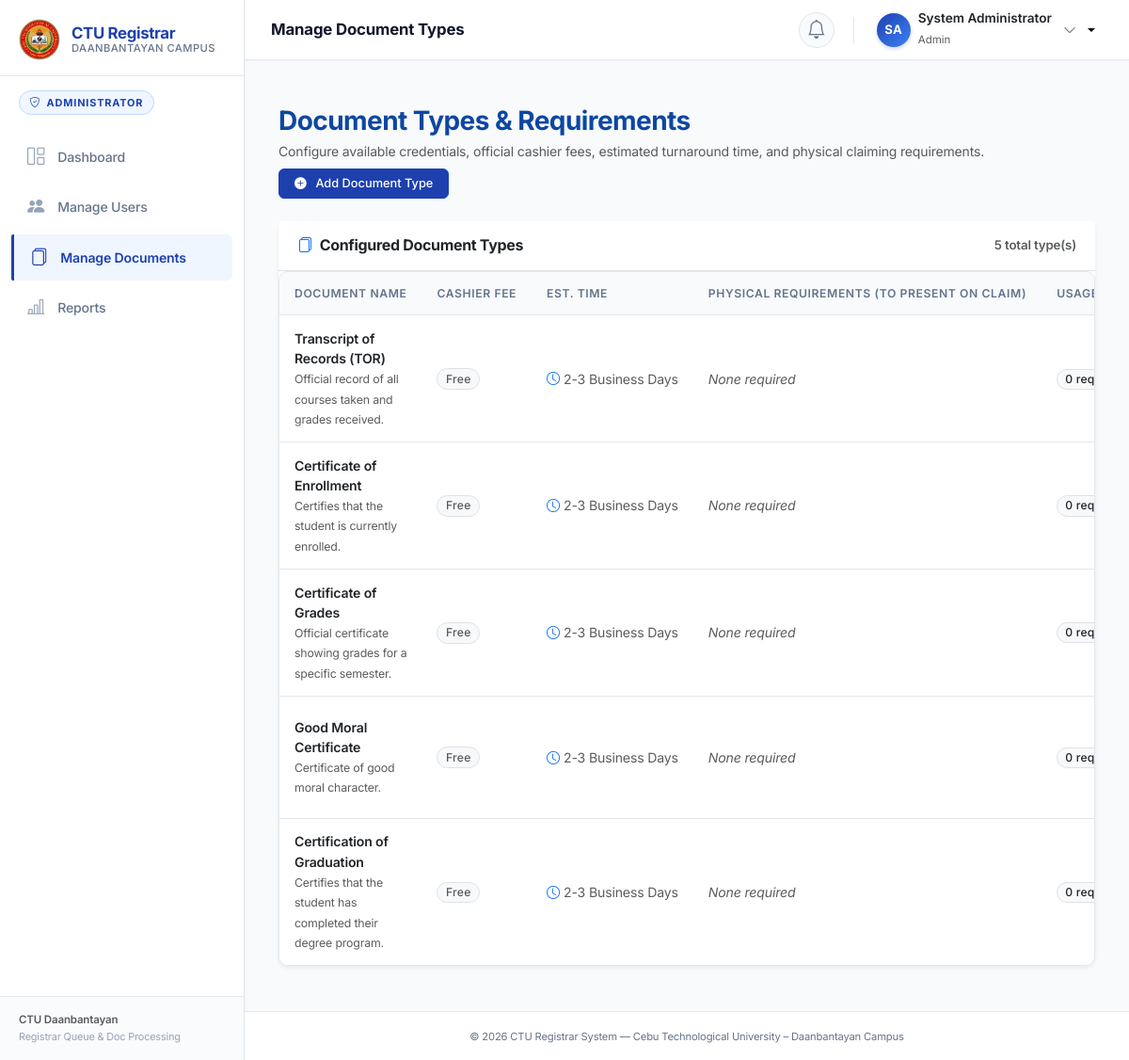
Screenshot of /admin/manage_documents.php (signed in) with the database file from the repository.
### tables this page shows
CREATE TABLE `document_types` (
  `id` INT AUTO_INCREMENT PRIMARY KEY,
  `document_name` VARCHAR(100) NOT NULL,
  `description` TEXT DEFAULT NULL,
  `is_active` TINYINT(1) NOT NULL DEFAULT 1
);

### includes/auth.php (called while the page is built, shortened)
<?php
function url($path = '') {
    $trimmed = ltrim($path, '/');
    return empty($trimmed) ? BASE_URL : BASE_URL . '/' . $trimmed;
}
function isLoggedIn() {
    return !empty($_SESSION['user_id']) && !empty($_SESSION['role']);
}
function sanitize($data) {
    return htmlspecialchars($data, ENT_QUOTES, 'UTF-8');
}

### admin/manage_documents.php (the view, shortened to what this page needs)
<?php
require_once __DIR__ . '/../includes/auth.php';
require_once __DIR__ . '/../includes/check_migration.php';
$query = "
    SELECT dt.*, COUNT(dr.id) as request_count
    FROM document_types dt
    LEFT JOIN document_requests dr ON dt.id = dr.document_type_id
    GROUP BY dt.id
    ORDER BY dt.id ASC
";
$doc_types = $conn->query($query);
$page_title = 'Manage Document Types';
include __DIR__ . '/../includes/header.php';
?>
<div class="container py-4">
    <div class="d-flex justify-content-between align-items-center mb-4 flex-wrap gap-2">
        <div>
            <h3 class="fw-bold mb-1" style="color: #0d47a1;">Document Types & Requirements</h3>
            <p class="text-muted small mb-0">Configure available credentials, official cashier fees, estimated turnaround time, and physical claiming requirements.</p>
        </div>
        <div>
            <button type="button" class="btn btn-primary btn-sm px-3" data-bs-toggle="modal" data-bs-target="#addDocModal">
                <i class="bi bi-plus-circle-fill me-1"></i>Add Document Type
            </button>
        </div>
    </div>
    <div class="card shadow-sm border-0">
        <div class="card-header bg-white py-3 border-bottom d-flex justify-content-between align-items-center">
            <h6 class="mb-0 fw-bold text-dark"><i class="bi bi-files me-2 text-primary"></i>Configured Document Types</h6>
            <small class="text-muted"><?php echo $doc_types->num_rows; ?> total type(s)</small>
        </div>
        <div class="card-body p-0">
            <div class="table-responsive">
                <table class="table table-hover align-middle mb-0">
                    <thead class="table-light small text-muted">
                        <tr>
                            <th class="ps-3">Document Name</th>
                            <th>Cashier Fee</th>
                            <th>Est. Time</th>
                            <th>Physical Requirements (To present on claim)</th>
                            <th>Usage</th>
                        </tr>
                    </thead>
                    <tbody>
                        <?php if ($doc_types && $doc_types->num_rows > 0): ?>
                            <?php while ($d = $doc_types->fetch_assoc()):
                                $fee_val = floatval($d['fee'] ?? 0);
                            ?>
                                <tr>
                                    <td class="ps-3">
                                        <div class="fw-semibold text-dark"><?php echo sanitize($d['document_name']); ?></div>
                                        <small class="text-muted"><?php echo sanitize($d['description'] ?: 'No general description.'); ?></small>
                                    </td>
                                    <td>
                                        <?php if ($fee_val > 0): ?>
                                            <span class="badge bg-success-subtle text-success border border-success-subtle fw-bold fs-6">
                                                ₱<?php echo number_format($fee_val, 2); ?>
                                            </span>
                                        <?php else: ?>
                                            <span class="badge bg-light text-muted border">Free</span>
                                        <?php endif; ?>
                                    </td>
                                    <td class="small text-muted text-nowrap">
                                        <i class="bi bi-clock me-1 text-primary"></i><?php echo sanitize($d['processing_time'] ?? '2-3 Business Days'); ?>
                                    </td>
                                    <td class="small text-secondary" style="max-width: 280px;">
                                        <?php if (!empty($d['requirements'])): ?>
                                            <div class="small" style="white-space: pre-line; line-height: 1.35; max-height: 80px; overflow-y: auto;">
                                                <?php echo sanitize($d['requirements']); ?>
                                            </div>
                                        <?php else: ?>
                                            <span class="text-muted fst-italic">None required</span>
                                        <?php endif; ?>
                                    </td>
                                    <td>
                                        <span class="badge bg-light text-dark border px-2 py-1">
                                            <?php echo (int)$d['request_count']; ?> request(s)
                                        </span>
                                    </td>
                                </tr>
                            <?php endwhile; ?>
                        <?php else: ?>
                            <tr>
                                <td colspan="7" class="text-center py-4 text-muted">No document types configured yet.</td>
                            </tr>
                        <?php endif; ?>
                    </tbody>
                </table>
            </div>
        </div>
    </div>
</div>
<?php include __DIR__ . '/../includes/footer.php'; ?>

### includes/header.php (shortened to what this page needs)
<?php
require_once __DIR__ . '/auth.php';
$user_name = $_SESSION['full_name'] ?? 'User';
$user_role = $_SESSION['role'] ?? 'student';
$name_parts = preg_split('/\s+/', trim($user_name));
$initials = strtoupper(substr($name_parts[0] ?? 'U', 0, 1) . (count($name_parts) > 1 ? substr($name_parts[count($name_parts) - 1], 0, 1) : ''));
$current_script = basename($_SERVER['SCRIPT_NAME'] ?? '');
if (!function_exists('isNavActive')) {
    function isNavActive($page)
    {
        global $current_script;
        return ($current_script === $page) ? 'active' : '';
    }
}
?>
<!DOCTYPE html>
<html lang="en">
<head>
    <link href="https://cdn.jsdelivr.net/npm/bootstrap@5.3.2/dist/css/bootstrap.min.css" rel="stylesheet">
    <link href="https://cdn.jsdelivr.net/npm/bootstrap-icons@1.11.1/font/bootstrap-icons.css" rel="stylesheet">
    <link href="<?php echo url('assets/css/style.css'); ?>" rel="stylesheet">
</head>
<body class="<?php echo !empty($hide_nav) ? 'auth-clean-body' : ''; ?>">
    <?php if (empty($hide_nav)): ?>
        <?php if (isLoggedIn()): ?>
            <div class="dashboard-wrapper">
                <aside class="dashboard-sidebar" id="dashboardSidebar" aria-label="Dashboard Sidebar Navigation">
                    <div class="sidebar-brand-header d-none d-lg-flex">
                        <img src="<?php echo url('assets/images/ctu-logo.png?v=3'); ?>" alt="CTU Logo" class="sidebar-brand-logo">
                        <div class="sidebar-brand-text">
                            <span class="sidebar-brand-title">CTU Registrar</span>
                            <span class="sidebar-brand-subtitle">Daanbantayan Campus</span>
                        </div>
                    </div>
                    <div class="sidebar-role-banner">
                        <span class="sidebar-role-pill">
                            <i class="bi bi-shield-check"></i>
                            <?php echo match ($user_role) {
                                'admin' => 'Administrator',
                                'staff' => 'Registrar Staff',
                                default => 'Student Portal'
                            }; ?>
                        </span>
                    </div>
                    <nav class="sidebar-nav-container">
                        <ul class="sidebar-nav-list">
                            <?php if ($user_role === 'student'): ?>
                                <li class="sidebar-nav-item">
                                    <a class="sidebar-nav-link <?php echo isNavActive('dashboard.php'); ?>" href="<?php echo url('student/dashboard.php'); ?>">
                                        <i class="bi bi-grid-1x2"></i>
                                        <span>Dashboard</span>
                                    </a>
                                </li>
                                <li class="sidebar-nav-item">
                                    <a class="sidebar-nav-link <?php echo isNavActive('request_document.php'); ?>" href="<?php echo url('student/request_document.php'); ?>">
                                        <i class="bi bi-file-earmark-plus"></i>
                                        <span>Request Document</span>
                                    </a>
                                </li>
                                <li class="sidebar-nav-item">
                                    <a class="sidebar-nav-link <?php echo isNavActive('my_requests.php'); ?>" href="<?php echo url('student/my_requests.php'); ?>">
                                        <i class="bi bi-folder2-open"></i>
                                        <span>My Requests</span>
                                    </a>
                                </li>
                                <li class="sidebar-nav-item">
                                    <a class="sidebar-nav-link <?php echo isNavActive('my_queue.php'); ?>" href="<?php echo url('student/my_queue.php'); ?>">
                                        <i class="bi bi-clock-history"></i>
                                        <span>My Queue</span>
                                    </a>
                                </li>
                                <li class="sidebar-nav-item">
                                    <a class="sidebar-nav-link <?php echo isNavActive('get_queue.php'); ?>" href="<?php echo url('student/get_queue.php'); ?>">
                                        <i class="bi bi-ticket-perforated"></i>
                                        <span>Get Queue</span>
                                    </a>
                                </li>
                            <?php elseif ($user_role === 'admin'): ?>
                                <li class="sidebar-nav-item">
                                    <a class="sidebar-nav-link <?php echo isNavActive('dashboard.php'); ?>" href="<?php echo url('admin/dashboard.php'); ?>">
                                        <i class="bi bi-grid-1x2"></i>
                                        <span>Dashboard</span>
                                    </a>
                                </li>
                                <li class="sidebar-nav-item">
                                    <a class="sidebar-nav-link <?php echo isNavActive('manage_users.php'); ?>" href="<?php echo url('admin/manage_users.php'); ?>">
                                        <i class="bi bi-people-fill"></i>
                                        <span>Manage Users</span>
                                    </a>
                                </li>
                                <li class="sidebar-nav-item">
                                    <a class="sidebar-nav-link <?php echo isNavActive('manage_documents.php'); ?>" href="<?php echo url('admin/manage_documents.php'); ?>">
                                        <i class="bi bi-files"></i>
                                        <span>Manage Documents</span>
                                    </a>
                                </li>
                                <li class="sidebar-nav-item">
                                    <a class="sidebar-nav-link <?php echo isNavActive('reports.php'); ?>" href="<?php echo url('admin/reports.php'); ?>">
                                        <i class="bi bi-bar-chart-line"></i>
                                        <span>Reports</span>
                                    </a>
                                </li>
                            <?php endif; ?>
                        </ul>
                    </nav>
                    <div class="sidebar-footer-info d-none d-lg-block">
                        <span class="d-block fw-semibold text-muted">CTU Daanbantayan</span>
                        <span style="font-size: 0.68rem;">Registrar Queue & Doc Processing</span>
                    </div>
                </aside>
                <div class="dashboard-main-area">
                    <header class="dashboard-topbar">
                        <div class="topbar-desktop-title d-none d-lg-flex align-items-center gap-2">
                            <h1 class="topbar-page-heading"><?php echo sanitize($page_title); ?></h1>
                        </div>
                        <div class="topbar-desktop-actions d-none d-lg-flex ms-auto">
                            <a href="<?php echo url($user_role === 'student' ? 'student/notifications.php' : '#'); ?>"
                                class="topbar-icon-btn position-relative"
                                title="Notifications">
                                <i class="bi bi-bell fs-5"></i>
                            </a>
                            <div class="dropdown">
                                <button class="topbar-user-btn dropdown-toggle d-flex align-items-center gap-2 border-0 bg-transparent"
                                    type="button" id="desktopUserDropdown" data-bs-toggle="dropdown" aria-expanded="false">
                                    <div class="user-avatar-circle"><?php echo sanitize($initials); ?></div>
                                    <div class="text-start leading-tight">
                                        <span class="d-block fw-semibold text-dark" style="font-size: 0.85rem; line-height: 1.2;"><?php echo sanitize($user_name); ?></span>
                                        <small class="text-muted text-capitalize" style="font-size: 0.72rem;"><?php echo sanitize($user_role); ?></small>
                                    </div>
                                    <i class="bi bi-chevron-down text-muted small ms-1"></i>
                                </button>
                            </div>
                        </div>
                    </header>
                    <main class="dashboard-content container-fluid px-3 px-md-4 py-4">
                        <?php endif; ?>
                    <?php else: ?>
                        <main class="auth-clean-main">
                        <?php endif; ?>

### includes/footer.php (shortened to what this page needs)
</main>
<?php if (empty($hide_nav) && isLoggedIn()): ?>
    <?php if (empty($hide_footer)): ?>
        <footer class="dashboard-footer">
            <div class="container-fluid">
                <small>
                    &copy; <?php echo date('Y'); ?> CTU Registrar System &mdash;
                    Cebu Technological University &ndash; Daanbantayan Campus
                </small>
            </div>
        </footer>
    <?php endif; ?>
    </div>
    </div>
<?php endif; ?>
</body>
</html>

### rows the page displays
document_types: document_name "Transcript of Records (TOR)", description "Official record of all courses taken and grades received.", processing_time "2-3 Business Days", request_count "0"
document_types: document_name "Certificate of Enrollment", description "Certifies that the student is currently enrolled.", processing_time "2-3 Business Days", request_count "0"
document_types: document_name "Certificate of Grades", description "Official certificate showing grades for a specific semester.", processing_time "2-3 Business Days", request_count "0"
document_types: document_name "Good Moral Certificate", description "Certificate of good moral character.", processing_time "2-3 Business Days", request_count "0"
document_types: document_name "Certification of Graduation", description "Certifies that the student has completed their degree program.", processing_time "2-3 Business Days", request_count "0"

### other values shown
$page_title "Manage Document Types"
$initials "SA"
$user_name "System Administrator"
$user_role "Admin"
$doc_types->num_rows "5"
